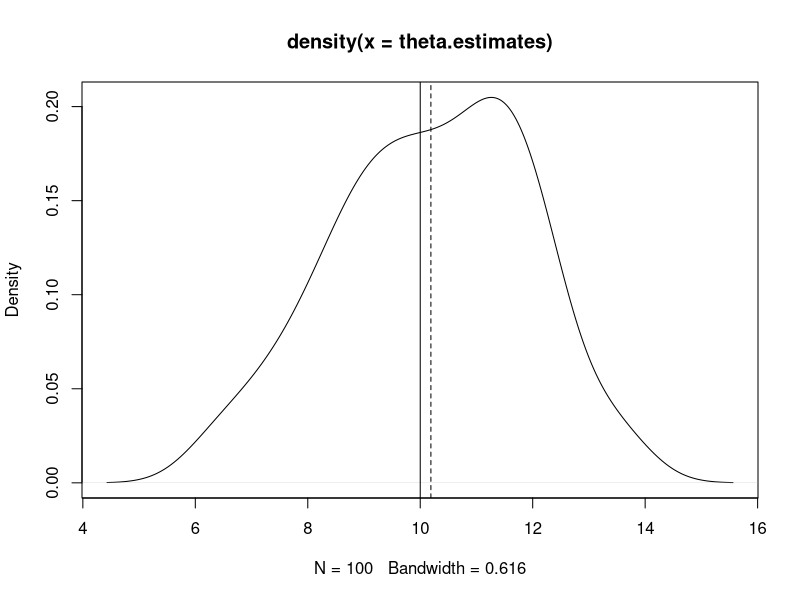

Write R code to recreate this figure.
#________UniformMoments.R___________
nsims <- 100
theta = 10 # true parameter
theta.estimates <- numeric(nsims)
for (i in 1:nsims) {
      rn <- runif(n=10, min=0, max=theta)
      theta.estimates[i] <- 2*mean(rn)
}
plot(density(theta.estimates))

# unbiased but this MOM estimator has high variance. 
abline(v = theta, lty=1)
abline(v=mean(theta.estimates), lty=2)
